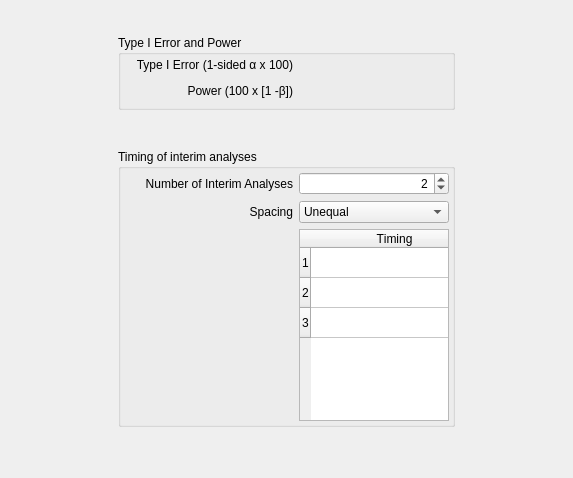
           <widget class="QWidget" name="eptTab">
            <attribute name="title">
             <string>α • Power • Timing</string>
            </attribute>
            <layout class="QGridLayout" name="gridLayout_74">
             <item row="0" column="1">
              <spacer name="verticalSpacer_15">
               <property name="orientation">
                <enum>Qt::Vertical</enum>
               </property>
               <property name="sizeHint" stdset="0">
                <size>
                 <width>337</width>
                 <height>24</height>
                </size>
               </property>
              </spacer>
             </item>
             <item row="1" column="0">
              <spacer name="horizontalSpacer_9">
               <property name="orientation">
                <enum>Qt::Horizontal</enum>
               </property>
               <property name="sizeHint" stdset="0">
                <size>
                 <width>107</width>
                 <height>20</height>
                </size>
               </property>
              </spacer>
             </item>
             <item row="1" column="1">
              <layout class="QVBoxLayout" name="verticalLayout_9">
               <item>
                <widget class="QGroupBox" name="eptErrorPowerGroup">
                 <property name="maximumSize">
                  <size>
                   <width>340</width>
                   <height>16777215</height>
                  </size>
                 </property>
                 <property name="title">
                  <string>Type I Error and Power</string>
                 </property>
                 <layout class="QGridLayout" name="gridLayout_66">
                  <property name="margin">
                   <number>3</number>
                  </property>
                  <item row="0" column="0">
                   <layout class="QGridLayout" name="gridLayout_39">
                    <item row="0" column="0">
                     <widget class="QLabel" name="eptErrorLabel">
                      <property name="text">
                       <string>Type I Error (1-sided α x 100)</string>
                      </property>
                      <property name="alignment">
                       <set>Qt::AlignRight|Qt::AlignTrailing|Qt::AlignVCenter</set>
                      </property>
                     </widget>
                    </item>
                    <item row="0" column="1">
                     <widget class="QwtCounter" name="eptErrorDSpin" native="true">
                      <property name="sizePolicy">
                       <sizepolicy hsizetype="Preferred" vsizetype="Fixed">
                        <horstretch>0</horstretch>
                        <verstretch>0</verstretch>
                       </sizepolicy>
                      </property>
                      <property name="maximumSize">
                       <size>
                        <width>150</width>
                        <height>16777215</height>
                       </size>
                      </property>
                      <property name="numButtons" stdset="0">
                       <number>1</number>
                      </property>
                      <property name="basicstep" stdset="0">
                       <double>0.100000000000000</double>
                      </property>
                      <property name="maxValue" stdset="0">
                       <double>100.000000000000000</double>
                      </property>
                      <property name="value" stdset="0">
                       <double>2.500000000000000</double>
                      </property>
                      <property name="suffix" stdset="0">
                       <string> %</string>
                      </property>
                      <property name="decimals" stdset="0">
                       <number>1</number>
                      </property>
                      <property name="maximum" stdset="0">
                       <double>100.000000000000000</double>
                      </property>
                      <property name="singleStep" stdset="0">
                       <double>0.100000000000000</double>
                      </property>
                     </widget>
                    </item>
                    <item row="2" column="0">
                     <widget class="QLabel" name="eptPowerLabel">
                      <property name="text">
                       <string>Power (100 x [1 -β])</string>
                      </property>
                      <property name="alignment">
                       <set>Qt::AlignRight|Qt::AlignTrailing|Qt::AlignVCenter</set>
                      </property>
                     </widget>
                    </item>
                    <item row="2" column="1">
                     <widget class="QwtCounter" name="eptPowerDSpin" native="true">
                      <property name="sizePolicy">
                       <sizepolicy hsizetype="Preferred" vsizetype="Fixed">
                        <horstretch>0</horstretch>
                        <verstretch>0</verstretch>
                       </sizepolicy>
                      </property>
                      <property name="maximumSize">
                       <size>
                        <width>150</width>
                        <height>16777215</height>
                       </size>
                      </property>
                      <property name="layoutDirection">
                       <enum>Qt::LeftToRight</enum>
                      </property>
                      <property name="numButtons" stdset="0">
                       <number>1</number>
                      </property>
                      <property name="basicstep" stdset="0">
                       <double>0.500000000000000</double>
                      </property>
                      <property name="maxValue" stdset="0">
                       <double>100.000000000000000</double>
                      </property>
                      <property name="value" stdset="0">
                       <double>90.000000000000000</double>
                      </property>
                      <property name="suffix" stdset="0">
                       <string> %</string>
                      </property>
                      <property name="decimals" stdset="0">
                       <number>1</number>
                      </property>
                      <property name="singleStep" stdset="0">
                       <double>0.500000000000000</double>
                      </property>
                     </widget>
                    </item>
                    <item row="3" column="0" colspan="2">
                     <widget class="QwtSlider" name="eptPowerHSlider" native="true">
                      <property name="sizePolicy">
                       <sizepolicy hsizetype="Expanding" vsizetype="Expanding">
                        <horstretch>0</horstretch>
                        <verstretch>0</verstretch>
                       </sizepolicy>
                      </property>
                     </widget>
                    </item>
                    <item row="1" column="0" colspan="2">
                     <widget class="QwtSlider" name="eptErrorHSlider" native="true">
                      <property name="sizePolicy">
                       <sizepolicy hsizetype="Expanding" vsizetype="Expanding">
                        <horstretch>0</horstretch>
                        <verstretch>0</verstretch>
                       </sizepolicy>
                      </property>
                     </widget>
                    </item>
                   </layout>
                  </item>
                 </layout>
                </widget>
               </item>
               <item>
                <spacer name="verticalSpacer_14">
                 <property name="orientation">
                  <enum>Qt::Vertical</enum>
                 </property>
                 <property name="sizeHint" stdset="0">
                  <size>
                   <width>20</width>
                   <height>33</height>
                  </size>
                 </property>
                </spacer>
               </item>
               <item>
                <widget class="QGroupBox" name="tdTimingGroup">
                 <property name="maximumSize">
                  <size>
                   <width>340</width>
                   <height>16777215</height>
                  </size>
                 </property>
                 <property name="title">
                  <string>Timing of interim analyses</string>
                 </property>
                 <layout class="QGridLayout" name="gridLayout_41">
                  <property name="margin">
                   <number>3</number>
                  </property>
                  <item row="0" column="0">
                   <layout class="QGridLayout" name="gridLayout_2">
                    <item row="0" column="0">
                     <widget class="QLabel" name="eptIntervalsLabel">
                      <property name="text">
                       <string>Number of Interim Analyses</string>
                      </property>
                      <property name="alignment">
                       <set>Qt::AlignRight|Qt::AlignTrailing|Qt::AlignVCenter</set>
                      </property>
                     </widget>
                    </item>
                    <item row="0" column="1">
                     <widget class="QSpinBox" name="eptIntervalsSpin">
                      <property name="sizePolicy">
                       <sizepolicy hsizetype="Preferred" vsizetype="Fixed">
                        <horstretch>0</horstretch>
                        <verstretch>0</verstretch>
                       </sizepolicy>
                      </property>
                      <property name="maximumSize">
                       <size>
                        <width>150</width>
                        <height>16777215</height>
                       </size>
                      </property>
                      <property name="alignment">
                       <set>Qt::AlignRight|Qt::AlignTrailing|Qt::AlignVCenter</set>
                      </property>
                      <property name="minimum">
                       <number>1</number>
                      </property>
                      <property name="value">
                       <number>2</number>
                      </property>
                     </widget>
                    </item>
                    <item row="1" column="0">
                     <widget class="QLabel" name="eptSpacingLabel">
                      <property name="text">
                       <string>Spacing</string>
                      </property>
                      <property name="alignment">
                       <set>Qt::AlignRight|Qt::AlignTrailing|Qt::AlignVCenter</set>
                      </property>
                     </widget>
                    </item>
                    <item row="1" column="1">
                     <widget class="QComboBox" name="eptSpacingCombo">
                      <property name="currentIndex">
                       <number>1</number>
                      </property>
                      <item>
                       <property name="text">
                        <string>Equal</string>
                       </property>
                      </item>
                      <item>
                       <property name="text">
                        <string>Unequal</string>
                       </property>
                      </item>
                     </widget>
                    </item>
                    <item row="2" column="0">
                     <widget class="QLabel" name="eptSpacingLabel_2">
                      <property name="text">
                       <string/>
                      </property>
                      <property name="alignment">
                       <set>Qt::AlignLeading|Qt::AlignLeft|Qt::AlignTop</set>
                      </property>
                     </widget>
                    </item>
                    <item row="2" column="1">
                     <widget class="QTableWidget" name="eptTimingTable">
                      <property name="sizePolicy">
                       <sizepolicy hsizetype="Preferred" vsizetype="Expanding">
                        <horstretch>0</horstretch>
                        <verstretch>0</verstretch>
                       </sizepolicy>
                      </property>
                      <property name="minimumSize">
                       <size>
                        <width>0</width>
                        <height>0</height>
                       </size>
                      </property>
                      <property name="maximumSize">
                       <size>
                        <width>150</width>
                        <height>16777215</height>
                       </size>
                      </property>
                      <property name="baseSize">
                       <size>
                        <width>0</width>
                        <height>0</height>
                       </size>
                      </property>
                      <property name="font">
                       <font>
                        <kerning>false</kerning>
                       </font>
                      </property>
                      <property name="autoFillBackground">
                       <bool>true</bool>
                      </property>
                      <property name="showDropIndicator" stdset="0">
                       <bool>true</bool>
                      </property>
                      <property name="sortingEnabled">
                       <bool>false</bool>
                      </property>
                      <property name="rowCount">
                       <number>3</number>
                      </property>
                      <property name="columnCount">
                       <number>1</number>
                      </property>
                      <attribute name="horizontalHeaderCascadingSectionResizes">
                       <bool>true</bool>
                      </attribute>
                      <attribute name="horizontalHeaderDefaultSectionSize">
                       <number>167</number>
                      </attribute>
                      <attribute name="horizontalHeaderStretchLastSection">
                       <bool>true</bool>
                      </attribute>
                      <attribute name="verticalHeaderCascadingSectionResizes">
                       <bool>true</bool>
                      </attribute>
                      <attribute name="verticalHeaderStretchLastSection">
                       <bool>false</bool>
                      </attribute>
                      <attribute name="horizontalHeaderStretchLastSection">
                       <bool>true</bool>
                      </attribute>
                      <attribute name="horizontalHeaderCascadingSectionResizes">
                       <bool>true</bool>
                      </attribute>
                      <attribute name="verticalHeaderCascadingSectionResizes">
                       <bool>true</bool>
                      </attribute>
                      <attribute name="verticalHeaderStretchLastSection">
                       <bool>false</bool>
                      </attribute>
                      <attribute name="horizontalHeaderDefaultSectionSize">
                       <number>167</number>
                      </attribute>
                      <row/>
                      <row/>
                      <row/>
                      <column>
                       <property name="text">
                        <string>Timing</string>
                       </property>
                      </column>
                      <item row="0" column="0">
                       <property name="text">
                        <string/>
                       </property>
                       <property name="textAlignment">
                        <set>AlignRight|AlignVCenter</set>
                       </property>
                      </item>
                      <item row="1" column="0">
                       <property name="text">
                        <string/>
                       </property>
                       <property name="textAlignment">
                        <set>AlignRight|AlignVCenter</set>
                       </property>
                      </item>
                      <item row="2" column="0">
                       <property name="text">
                        <string/>
                       </property>
                       <property name="textAlignment">
                        <set>AlignRight|AlignVCenter</set>
                       </property>
                      </item>
                     </widget>
                    </item>
                   </layout>
                  </item>
                 </layout>
                </widget>
               </item>
              </layout>
             </item>
             <item row="1" column="2">
              <spacer name="horizontalSpacer_10">
               <property name="orientation">
                <enum>Qt::Horizontal</enum>
               </property>
               <property name="sizeHint" stdset="0">
                <size>
                 <width>107</width>
                 <height>20</height>
                </size>
               </property>
              </spacer>
             </item>
             <item row="2" column="1">
              <spacer name="verticalSpacer_16">
               <property name="orientation">
                <enum>Qt::Vertical</enum>
               </property>
               <property name="sizeHint" stdset="0">
                <size>
                 <width>20</width>
                 <height>40</height>
                </size>
               </property>
              </spacer>
             </item>
            </layout>
           </widget>
